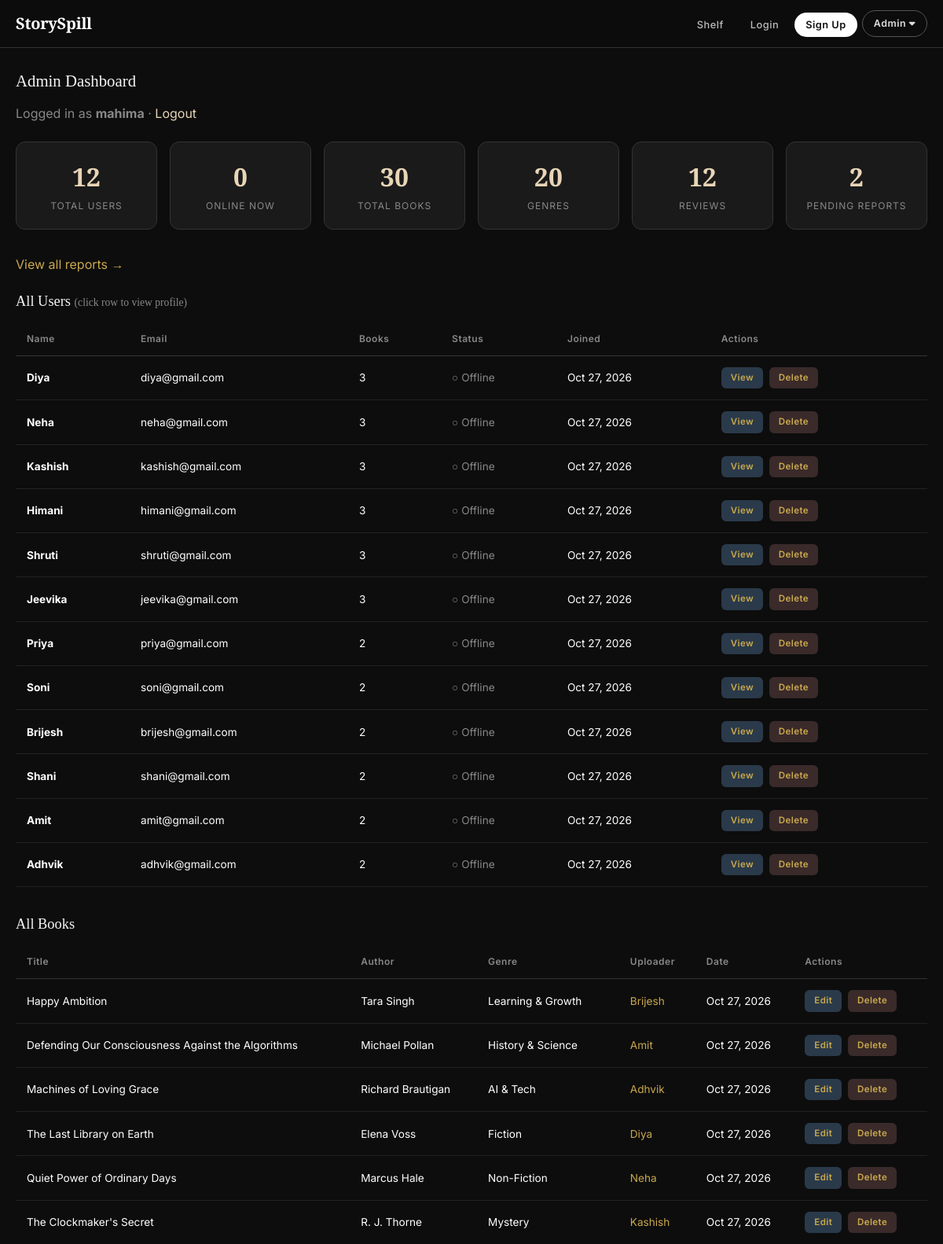
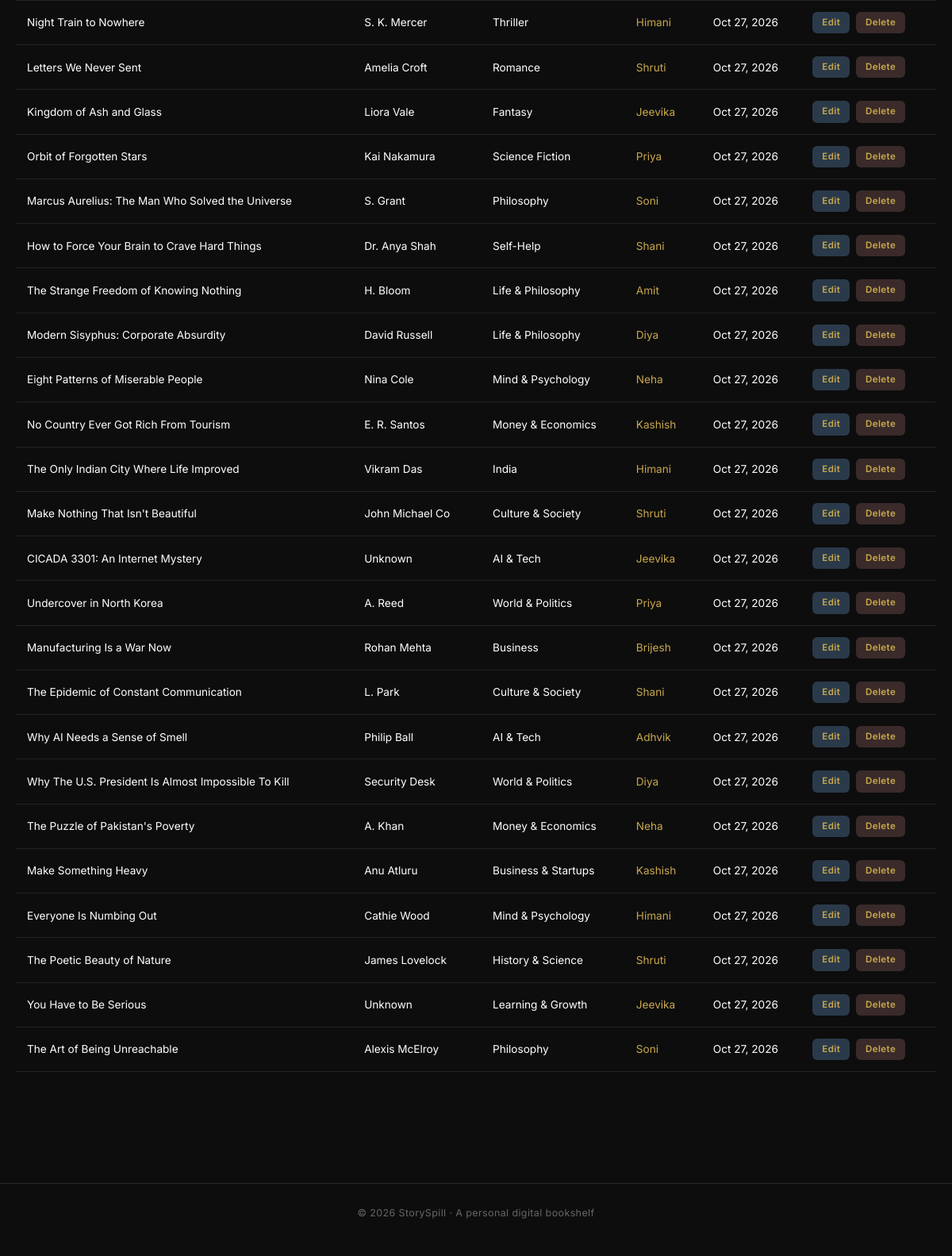
The app's page /admin_dashboard.php (signed in) with its own data (2 pictures, top to bottom).
### tables this page shows
CREATE TABLE IF NOT EXISTS users (
  id INT AUTO_INCREMENT PRIMARY KEY,
  name VARCHAR(100) NOT NULL,
  email VARCHAR(150) NOT NULL UNIQUE,
  password VARCHAR(255) NOT NULL,
  last_activity DATETIME NULL,
  created_at TIMESTAMP DEFAULT CURRENT_TIMESTAMP
);

CREATE TABLE IF NOT EXISTS books (
  id INT AUTO_INCREMENT PRIMARY KEY,
  user_id INT NOT NULL,
  title VARCHAR(150) NOT NULL,
  author VARCHAR(100) NOT NULL,
  genre VARCHAR(50) NOT NULL,
  price DECIMAL(10,2) NOT NULL DEFAULT 299.00,
  cover_image VARCHAR(255),
  intro_video VARCHAR(255),
  pdf_path VARCHAR(255),
  created_at TIMESTAMP DEFAULT CURRENT_TIMESTAMP,
  FOREIGN KEY (user_id) REFERENCES users(id) ON DELETE CASCADE
);

### admin_dashboard.php (the view, shortened to what this page needs)
<?php
require "includes/admin_auth_check.php";
$totalUsers = $pdo->query("SELECT COUNT(*) FROM users")->fetchColumn();
$totalBooks = $pdo->query("SELECT COUNT(*) FROM books")->fetchColumn();
$totalGenres = $pdo->query("SELECT COUNT(*) FROM genres")->fetchColumn();
$totalReviews = $pdo->query("SELECT COUNT(*) FROM reviews")->fetchColumn();
$pendingReports = $pdo->query("SELECT COUNT(*) FROM reports WHERE status = 'pending'")->fetchColumn();
$onlineUsers = $pdo->query("SELECT COUNT(*) FROM users WHERE last_activity >= NOW() - INTERVAL 5 MINUTE")->fetchColumn();
$allUsers = $pdo->query(
    "SELECT u.id, u.name, u.email, u.last_activity, u.created_at,
            (SELECT COUNT(*) FROM books b WHERE b.user_id = u.id) AS book_count
     FROM users u
     ORDER BY u.created_at DESC"
)->fetchAll(PDO::FETCH_ASSOC);
$allBooks = $pdo->query(
    "SELECT books.id, books.title, books.author, books.genre, books.created_at, users.name AS uploader, users.id AS user_id
     FROM books JOIN users ON books.user_id = users.id
     ORDER BY books.created_at DESC"
)->fetchAll(PDO::FETCH_ASSOC);
?>
<!DOCTYPE html>
<html lang="en">
<head>
  <link href="https://cdn.jsdelivr.net/npm/bootstrap@5.3.3/dist/css/bootstrap.min.css" rel="stylesheet">
  <link href="https://cdnjs.cloudflare.com/ajax/libs/font-awesome/6.5.1/css/all.min.css" rel="stylesheet">
  <link rel="stylesheet" href="css/style.css">
</head>
<body>
<?php include "includes/navbar.php"; ?>
<div class="app-container">
  <h2 class="section-title">Admin Dashboard</h2>
  <p style="color:#888; margin-bottom:24px">
    Logged in as <strong><?php echo htmlspecialchars($_SESSION["admin_username"]); ?></strong>
    · <a href="admin_logout.php">Logout</a>
  </p>
  <div class="admin-stats">
    <div class="stat-card">
      <div class="stat-num"><?php echo $totalUsers; ?></div>
      <div class="stat-label">TOTAL USERS</div>
    </div>
    <div class="stat-card">
      <div class="stat-num"><?php echo $onlineUsers; ?></div>
      <div class="stat-label">ONLINE NOW</div>
    </div>
    <div class="stat-card">
      <div class="stat-num"><?php echo $totalBooks; ?></div>
      <div class="stat-label">TOTAL BOOKS</div>
    </div>
    <div class="stat-card">
      <div class="stat-num"><?php echo $totalGenres; ?></div>
      <div class="stat-label">GENRES</div>
    </div>
    <div class="stat-card">
      <div class="stat-num"><?php echo $totalReviews; ?></div>
      <div class="stat-label">REVIEWS</div>
    </div>
    <div class="stat-card">
      <div class="stat-num"><?php echo $pendingReports; ?></div>
      <div class="stat-label">PENDING REPORTS</div>
    </div>
  </div>
  <p style="margin-bottom:24px"><a href="admin_reports.php" style="color:#c9a84c;">View all reports →</a></p>
  <h3 class="section-title" style="font-size:1.15rem">All Users <span style="color:#888;font-size:0.85rem">(click row to view profile)</span></h3>
  <div style="overflow-x:auto; margin-bottom:36px">
    <table class="table-dark">
      <thead>
        <tr>
          <th>Name</th>
          <th>Email</th>
          <th>Books</th>
          <th>Status</th>
          <th>Joined</th>
          <th>Actions</th>
        </tr>
      </thead>
      <tbody>
        <?php foreach ($allUsers as $u):
          $isOnline = $u["last_activity"] && (strtotime($u["last_activity"]) >= time() - 300);
        ?>
          <tr class="clickable-row" onclick="window.location='admin_user.php?id=<?php echo $u['id']; ?>'">
            <td><strong><?php echo htmlspecialchars($u["name"]); ?></strong></td>
            <td><?php echo htmlspecialchars($u["email"]); ?></td>
            <td><?php echo (int)$u["book_count"]; ?></td>
            <td>
              <span style="color:<?php echo $isOnline ? '#2ecc71' : '#888'; ?>">
                <?php echo $isOnline ? '● Online' : '○ Offline'; ?>
              </span>
            </td>
            <td><?php echo date("M j, Y", strtotime($u["created_at"])); ?></td>
            <td onclick="event.stopPropagation()">
              <a href="admin_user.php?id=<?php echo $u['id']; ?>" class="btn-sm-action btn-edit">View</a>
              <a href="admin_delete_user.php?id=<?php echo $u['id']; ?>" class="btn-sm-action btn-delete"
                 onclick="return confirm('Delete this user and ALL their books permanently?');">Delete</a>
            </td>
          </tr>
        <?php endforeach; ?>
      </tbody>
    </table>
  </div>
  <h3 class="section-title" style="font-size:1.15rem">All Books</h3>
  <div style="overflow-x:auto">
    <table class="table-dark">
      <thead>
        <tr>
          <th>Title</th>
          <th>Author</th>
          <th>Genre</th>
          <th>Uploader</th>
          <th>Date</th>
          <th>Actions</th>
        </tr>
      </thead>
      <tbody>
        <?php foreach ($allBooks as $b): ?>
          <tr>
            <td><?php echo htmlspecialchars($b["title"]); ?></td>
            <td><?php echo htmlspecialchars($b["author"]); ?></td>
            <td><?php echo htmlspecialchars($b["genre"]); ?></td>
            <td>
              <a href="admin_user.php?id=<?php echo $b['user_id']; ?>">
                <?php echo htmlspecialchars($b["uploader"]); ?>
              </a>
            </td>
            <td><?php echo date("M j, Y", strtotime($b["created_at"])); ?></td>
            <td>
              <a href="admin_edit_book.php?id=<?php echo $b["id"]; ?>" class="btn-sm-action btn-edit">Edit</a>
              <a href="admin_delete_book.php?id=<?php echo $b["id"]; ?>" class="btn-sm-action btn-delete"
                 onclick="return confirm('Delete this book permanently?');">Delete</a>
            </td>
          </tr>
        <?php endforeach; ?>
      </tbody>
    </table>
  </div>
</div>
<footer class="site-footer">
  <p>© 2026 StorySpill · A personal digital bookshelf</p>
</footer>
</body>
</html>

### css/style.css (style rules this page uses)
:root { --bg-dark: #0d0d0d; --bg-card: #1a1a1a; --bg-elevated: #1f1f1f; --text-primary: #f5f5f5; --text-secondary: #a0a0a0; --accent: #e8d5b7; --accent-hover: #f0e0c0; --danger: #e74c3c; --success: #27ae60; --border: #333; }
* { margin: 0; padding: 0; box-sizing: border-box; }
body { background: var(--bg-dark); color: var(--text-primary); font-family: 'Inter', system-ui, sans-serif; min-height: 100vh; overflow-x: hidden; }
a { color: var(--accent); text-decoration: none; }
.app-container { max-width: 1200px; margin: 0 auto; padding: 30px 20px 100px; }
.section-title { font-family: 'Playfair Display', serif; font-size: 1.3rem; margin-bottom: 16px; }
.table-dark { width: 100%; border-collapse: collapse; font-size: 0.85rem; }
.table-dark th { text-align: left; padding: 12px 14px; border-bottom: 1px solid #333; color: #888; font-weight: 600; letter-spacing: 0.5px; font-size: 0.75rem; }
.table-dark td { padding: 14px; border-bottom: 1px solid #222; vertical-align: middle; }
.btn-sm-action { display: inline-block; padding: 5px 12px; border-radius: 6px; font-size: 0.72rem; font-weight: 600; letter-spacing: 0.4px; margin-right: 4px; }
.btn-edit { background: #2a3a4a; color: #7ec8e3; }
.btn-delete { background: #3a2a2a; color: #e88; }
.admin-stats { display: grid; grid-template-columns: repeat(auto-fit, minmax(160px, 1fr)); gap: 16px; margin-bottom: 32px; }
.stat-card { background: var(--bg-card); border: 1px solid var(--border); border-radius: 12px; padding: 20px; text-align: center; }
.stat-card .stat-num { font-size: 2rem; font-weight: 700; color: var(--accent); font-family: 'Playfair Display', serif; }
.stat-card .stat-label { font-size: 0.75rem; color: #888; letter-spacing: 1px; margin-top: 4px; }
.site-footer { text-align: center; padding: 28px 16px; margin-top: 40px; border-top: 1px solid #2a2a2a; color: #666; font-size: 0.78rem; letter-spacing: 0.4px; }

### admin_dashboard.php (style rules this page uses)
.clickable-row { cursor: pointer; }
.table-dark a { color: #c9a84c; text-decoration: none; }

### records on screen
users: name "Diya", email "diya@gmail.com", book_count "3", shows "○ Offline", created_at "Oct 27, 2026"
users: name "Neha", email "neha@gmail.com", book_count "3", shows "○ Offline", created_at "Oct 27, 2026"
users: name "Kashish", email "kashish@gmail.com", book_count "3", shows "○ Offline", created_at "Oct 27, 2026"
users: name "Himani", email "himani@gmail.com", book_count "3", shows "○ Offline", created_at "Oct 27, 2026"
users: name "Shruti", email "shruti@gmail.com", book_count "3", shows "○ Offline", created_at "Oct 27, 2026"
users: name "Jeevika", email "jeevika@gmail.com", book_count "3", shows "○ Offline", created_at "Oct 27, 2026"
users: name "Priya", email "priya@gmail.com", book_count "2", shows "○ Offline", created_at "Oct 27, 2026"
users: name "Soni", email "soni@gmail.com", book_count "2", shows "○ Offline", created_at "Oct 27, 2026"
users: name "Brijesh", email "brijesh@gmail.com", book_count "2", shows "○ Offline", created_at "Oct 27, 2026"
users: name "Shani", email "shani@gmail.com", book_count "2", shows "○ Offline", created_at "Oct 27, 2026"
users: name "Amit", email "amit@gmail.com", book_count "2", shows "○ Offline", created_at "Oct 27, 2026"
users: name "Adhvik", email "adhvik@gmail.com", book_count "2", shows "○ Offline", created_at "Oct 27, 2026"
books: title "Happy Ambition", author "Tara Singh", genre "Learning & Growth", user.name "Brijesh", created_at "Oct 27, 2026"
books: title "Defending Our Consciousness Against the Algorithms", author "Michael Pollan", genre "History & Science", user.name "Amit", created_at "Oct 27, 2026"
books: title "Machines of Loving Grace", author "Richard Brautigan", genre "AI & Tech", user.name "Adhvik", created_at "Oct 27, 2026"
books: title "The Last Library on Earth", author "Elena Voss", genre "Fiction", user.name "Diya", created_at "Oct 27, 2026"
books: title "Quiet Power of Ordinary Days", author "Marcus Hale", genre "Non-Fiction", user.name "Neha", created_at "Oct 27, 2026"
books: title "The Clockmaker's Secret", author "R. J. Thorne", genre "Mystery", user.name "Kashish", created_at "Oct 27, 2026"
books: title "Night Train to Nowhere", author "S. K. Mercer", genre "Thriller", user.name "Himani", created_at "Oct 27, 2026"
books: title "Letters We Never Sent", author "Amelia Croft", genre "Romance", user.name "Shruti", created_at "Oct 27, 2026"
books: title "Kingdom of Ash and Glass", author "Liora Vale", genre "Fantasy", user.name "Jeevika", created_at "Oct 27, 2026"
books: title "Orbit of Forgotten Stars", author "Kai Nakamura", genre "Science Fiction", user.name "Priya", created_at "Oct 27, 2026"
books: title "Marcus Aurelius: The Man Who Solved the Universe", author "S. Grant", genre "Philosophy", user.name "Soni", created_at "Oct 27, 2026"
books: title "How to Force Your Brain to Crave Hard Things", author "Dr. Anya Shah", genre "Self-Help", user.name "Shani", created_at "Oct 27, 2026"
books: title "The Strange Freedom of Knowing Nothing", author "H. Bloom", genre "Life & Philosophy", user.name "Amit", created_at "Oct 27, 2026"
books: title "Modern Sisyphus: Corporate Absurdity", author "David Russell", genre "Life & Philosophy", user.name "Diya", created_at "Oct 27, 2026"
books: title "Eight Patterns of Miserable People", author "Nina Cole", genre "Mind & Psychology", user.name "Neha", created_at "Oct 27, 2026"
books: title "No Country Ever Got Rich From Tourism", author "E. R. Santos", genre "Money & Economics", user.name "Kashish", created_at "Oct 27, 2026"
books: title "The Only Indian City Where Life Improved", author "Vikram Das", genre "India", user.name "Himani", created_at "Oct 27, 2026"
books: title "Make Nothing That Isn't Beautiful", author "John Michael Co", genre "Culture & Society", user.name "Shruti", created_at "Oct 27, 2026"
books: title "CICADA 3301: An Internet Mystery", author "Unknown", genre "AI & Tech", user.name "Jeevika", created_at "Oct 27, 2026"
books: title "Undercover in North Korea", author "A. Reed", genre "World & Politics", user.name "Priya", created_at "Oct 27, 2026"
books: title "Manufacturing Is a War Now", author "Rohan Mehta", genre "Business", user.name "Brijesh", created_at "Oct 27, 2026"
books: title "The Epidemic of Constant Communication", author "L. Park", genre "Culture & Society", user.name "Shani", created_at "Oct 27, 2026"
books: title "Why AI Needs a Sense of Smell", author "Philip Ball", genre "AI & Tech", user.name "Adhvik", created_at "Oct 27, 2026"
books: title "Why The U.S. President Is Almost Impossible To Kill", author "Security Desk", genre "World & Politics", user.name "Diya", created_at "Oct 27, 2026"
books: title "The Puzzle of Pakistan's Poverty", author "A. Khan", genre "Money & Economics", user.name "Neha", created_at "Oct 27, 2026"
books: title "Make Something Heavy", author "Anu Atluru", genre "Business & Startups", user.name "Kashish", created_at "Oct 27, 2026"
books: title "Everyone Is Numbing Out", author "Cathie Wood", genre "Mind & Psychology", user.name "Himani", created_at "Oct 27, 2026"
books: title "The Poetic Beauty of Nature", author "James Lovelock", genre "History & Science", user.name "Shruti", created_at "Oct 27, 2026"
books: title "You Have to Be Serious", author "Unknown", genre "Learning & Growth", user.name "Jeevika", created_at "Oct 27, 2026"
books: title "The Art of Being Unreachable", author "Alexis McElroy", genre "Philosophy", user.name "Soni", created_at "Oct 27, 2026"

### other values on screen
$_SESSION["admin_username"] "mahima"
$totalUsers "12"
$onlineUsers "0"
$totalBooks "30"
$totalGenres "20"
$totalReviews "12"
$pendingReports "2"
